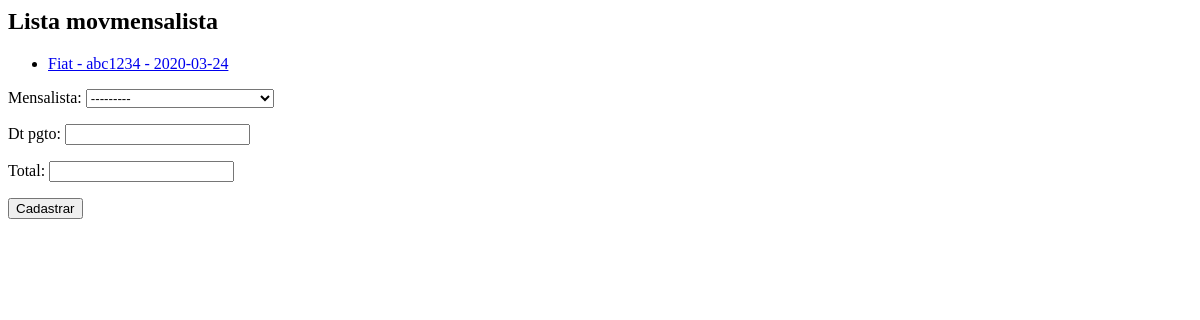
Page /core/movmensalista on the earlier database version.
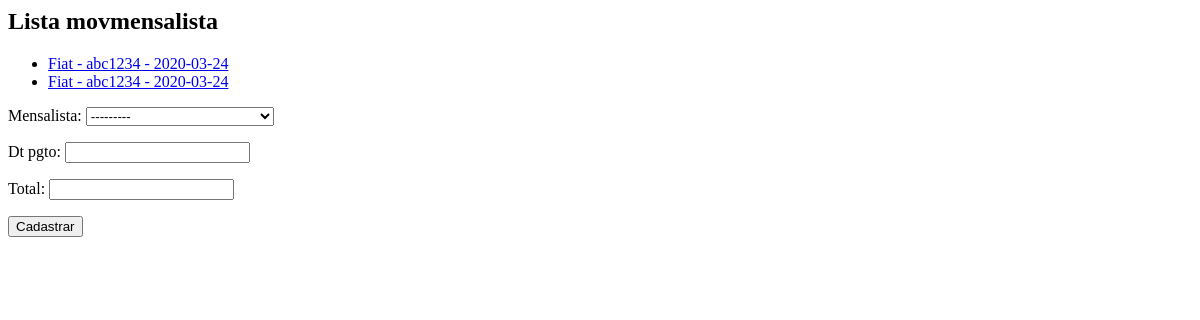
Same page on the later database version.
### core/models.py (models this page shows, shortened)
class MovMensalista(models.Model):
    mensalista = models.ForeignKey(Mensalista, on_delete=models.CASCADE)
    dt_pgto = models.DateField()
    total = models.DecimalField(max_digits=6, decimal_places=2)

class Mensalista(models.Model):
    veiculo = models.ForeignKey(Veiculo,on_delete=models.CASCADE)
    inicio = models.DateField()
    valor_mes = models.DecimalField(max_digits=6, decimal_places=2)
    def __str__(self):
        return str(self.veiculo) + ' - ' + str(self.inicio)

class Veiculo(models.Model):
    marca = models.ForeignKey(Marca, on_delete=models.CASCADE)
    placa = models.CharField(max_length=7)
    proprietario = models.ForeignKey(Pessoa, on_delete=models.CASCADE)
    cor = models.CharField(max_length=15)
    observacoes = models.TextField()
    def __str__(self):
        return self.marca.nome + ' - '+ self.placa

class Marca(models.Model):
    nome = models.CharField(max_length=50)

### core/views.py (the view)
# urls.py: path('movmensalista', lista_movmensalista, name = 'lista_movmensalista'),
def lista_movmensalista(request):
    movmensalista = MovMensalista.objects.all()
    form = MovMensalistaForm()
    data = {
        'movmensalista': movmensalista,
        'form':form
    }
    return render(request,'core/lista_movmensalista.html',data)

### core/forms.py
class MovMensalistaForm(ModelForm):
    class Meta:
        model = MovMensalista
        fields = '__all__'

### core/templates/core/lista_movmensalista.html (shortened to what this page needs)
<h2> Lista movmensalista</h2>
<ul>
{% for movmensalista in movmensalista %}
    <li>
        <a href="{% url 'movmensalista_update' movmensalista.id %}">{{ movmensalista.mensalista }}</a>
    </li>
    {% endfor %}
</ul>
<form action="{% url 'movmensalista_create' %}" method="POST">
    {{ form.as_p }}
    <button type="submit">Cadastrar</button>
</form>

Differences in the rows shown:
added MovMensalista: mensalista "Fiat - abc1234 - 2020-03-24"
